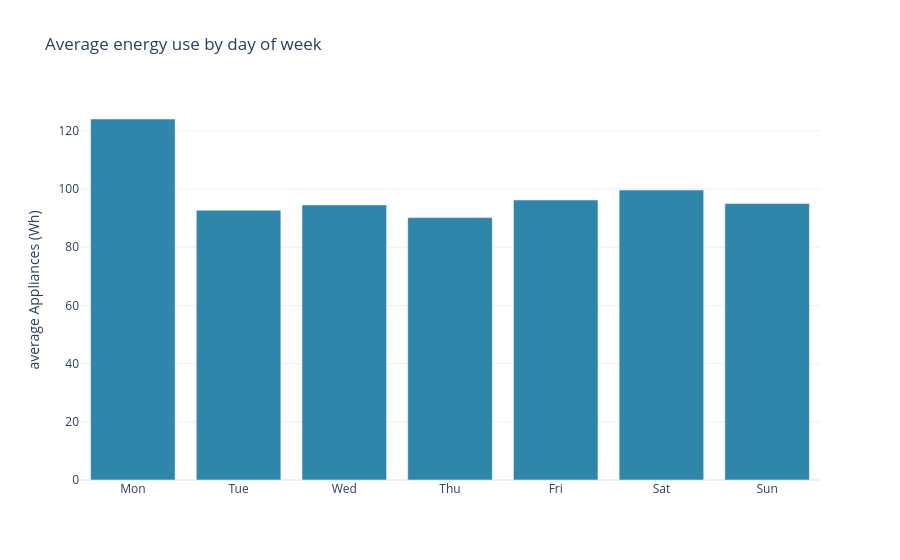

The notebook cell this image was saved under:
### Code cell
daily = train_df.groupby(day)['Appliances'].mean()
fig = px.bar(x=day_names, y=daily.values,
             labels={'x': '', 'y': 'average Appliances (Wh)'},
             title='Average energy use by day of week')
fig.show()

### Figure 1 — Plotly figure (JSON) as saved in the notebook; plotly's stock layout.template omitted (floating-point values rounded to 4 significant figures)
{"data": [{"hovertemplate": "=%{x}<br>average Appliances (Wh)=%{y}<extra></extra>", "legendgroup": "", "marker": {"color": "#2E86AB", "pattern": {"shape": ""}}, "name": "", "orientation": "v", "showlegend": false, "textposition": "auto", "type": "bar", "x": ["Mon", "Tue", "Wed", "Thu", "Fri", "Sat", "Sun"], "xaxis": "x", "y": [124.1, 92.72, 94.55, 90.19, 96.25, 99.65, 95.01], "yaxis": "y"}], "layout": {"barmode": "relative", "legend": {"tracegroupgap": 0}, "title": {"text": "Average energy use by day of week"}, "xaxis": {"anchor": "y", "domain": [0, 1], "title": {"text": ""}}, "yaxis": {"anchor": "x", "domain": [0, 1], "title": {"text": "average Appliances (Wh)"}}}}
